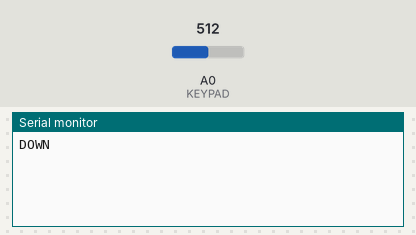
This sketch was run on a simulated SparkFun Pro Micro, built with avr-gcc and run on an emulated ATmega32U4. Parts: the last lines printed to the serial monitor. Inputs (shaded band) come from the test bench; at power-on: A0 (KEYPAD) = 512. USB keyboard and mouse output is not drawn.

Above: at 1.2 s.
1.3 s: A0 (KEYPAD) set to 716
At 1.7 s:
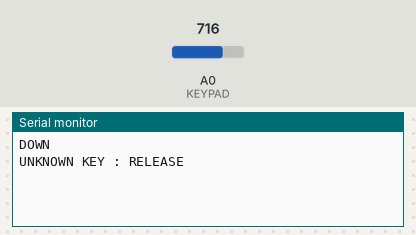
2.8 s: A0 (KEYPAD) set to 1023
At 4.0 s:
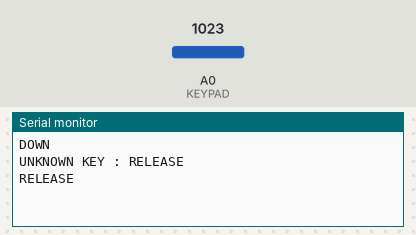
4.3 s: A0 (KEYPAD) set to 306
At 5.4 s:
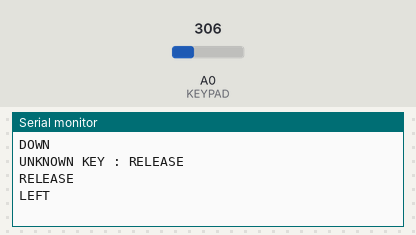
5.8 s: A0 (KEYPAD) set to 122
At 6.6 s:
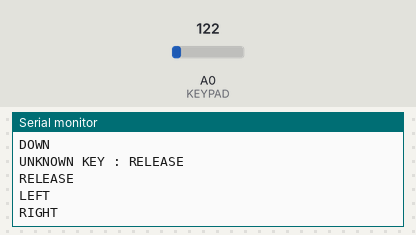
7.3 s: A0 (KEYPAD) set to 0
At 7.8 s:
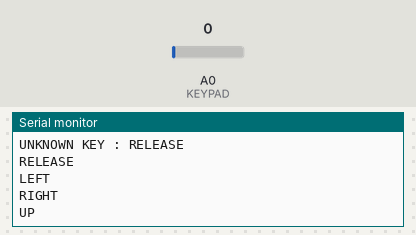

The sketch:

k40_ctlr_button.ino
```cpp
// (licence header left out)
#define KEYPAD A0 // Broche où est branchée le clavier
#define DEBOUNCE_DELAY 100

#include "Keyboard.h"

void setup() {
  Serial.begin(9600);
  pinMode(KEYPAD, INPUT);
  Keyboard.begin();
}
int lastVal = 10;
void loop() {
  int keypad = analogRead(KEYPAD);
  // Heuristique pour identifier la touche appuyée sans avoir trop d'erreur
  int val = (keypad+130) / 180;

  if (val != lastVal) {
    if (val < 6) {
      Keyboard.press(KEY_LEFT_CTRL);
      if (val == 0) {
        Serial.println("UP");
        Keyboard.press(KEY_UP_ARROW);
      } else if (val == 2) {
        Serial.println("LEFT");
        Keyboard.press(KEY_LEFT_ARROW);
      } else if (val == 3) {
        Serial.println("DOWN");
        Keyboard.press(KEY_DOWN_ARROW);
      } else if (val == 1) {
        Serial.println("RIGHT");
        Keyboard.press(KEY_RIGHT_ARROW);
      } else if (val == 5) {
        Keyboard.press('h');
        Keyboard.releaseAll();
        delay(1000);
      } else {
        Serial.println("UNKNOWN KEY : RELEASE");
        Keyboard.releaseAll();
      }
    } else {
      Serial.println("RELEASE");
      Keyboard.releaseAll();
    }
  }
  lastVal = val;
  delay(DEBOUNCE_DELAY);
}
```

Measured:
- after the input at 1.3 s, the serial monitor: prints a new line at once (image 1)
- after the input at 2.8 s, the serial monitor: prints a new line at once (image 2)
- after the input at 4.3 s, the serial monitor: prints a new line at once (image 3)
- after the input at 5.8 s, the serial monitor: prints a new line at once (image 4)
- after the input at 7.3 s, the serial monitor: prints a new line at once (image 5)
